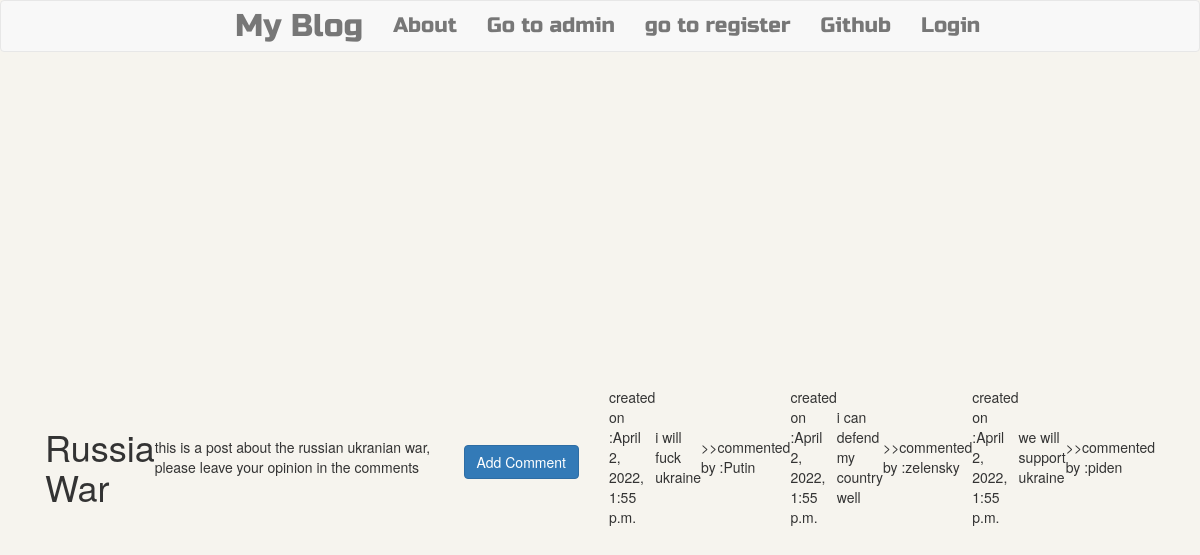
Screenshot of /post/3/ with the database file from the repository.
### blog/models.py (models this page shows, shortened)
class Post (models.Model):
    author=models.ForeignKey('auth.User',on_delete=models.CASCADE)
    title=models.CharField(max_length=200)
    text=models.TextField()
    create_date=models.DateTimeField(default=timezone.now)
    publish_date=models.DateTimeField(blank=True,null=True)

class Comment (models.Model):
    post=models.ForeignKey('blog.Post',related_name='comments',on_delete=models.CASCADE)
    author=models.CharField(max_length=200)
    text=models.TextField()
    create_date=models.DateTimeField(default=timezone.now())
    approved_comment=models.BooleanField(default=False)

### blog/views.py (the view)
# urls.py: url(r'^post/(?P<pk>\d+)/$',views.postdetailview.as_view(),name='postdetail'),
class postdetailview (DetailView):
    model=Post

### blog/templates/blog/post_detail.html (shortened to what this page needs)
{% extends 'blog/base.html' %}
{% block content %}
<div class="container">
  <h1>{{post.title}}</h1>
  <p class='postcontent'>{{post.text|safe|linebreaksbr}}</p>
  <a class='btn btn-primary btn-comment' href="{% url 'addcommenttopost' pk=post.pk %}">Add Comment</a>
</div>
<div class="container">
{% for comment in post.comments.all %}
<br>
{% if user.is_authenticated or comment.approved_comment %}
<p>created on :{{comment.create_date}}</p>
<p>{{comment.text|safe|linebreaksbr }}</p>
<p> >>commented by :{{comment.author|safe|linebreaksbr }}</p>
{% endif %}
{% empty %}
<p>No Comments</p>
{% endfor %}
</div>
{% endblock %}

### blog/static/css/blog.css (style rules this page uses)
body, html { height: 100%; background: #F6F4EE; }
.container { display: flex; align-items: center; justify-content: center; height: 100%; }

### rows the page displays
Post: title "Russia War", text "this is a post about the russian ukranian war, please leave your opinion in the comments"
Comment: create_date "April 2, 2022, 1:55 p.m.", text "i will fuck ukraine", author "Putin"
Comment: create_date "April 2, 2022, 1:55 p.m.", text "i can defend my country well", author "zelensky"
Comment: create_date "April 2, 2022, 1:55 p.m.", text "we will support ukraine", author "piden"
